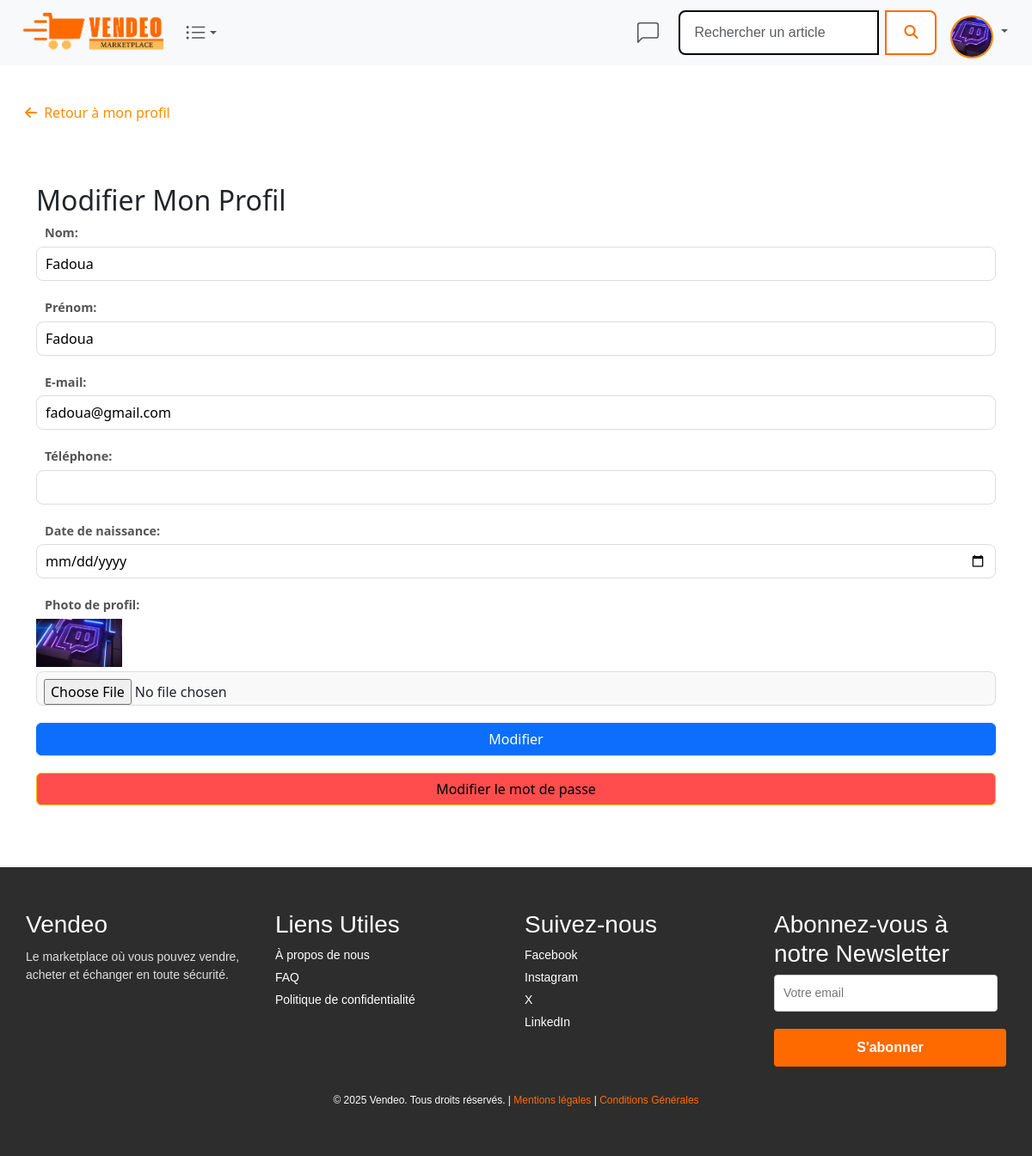
/connect/setting.php (signed in), run on the app's committed database.
### tables this page shows
CREATE TABLE IF NOT EXISTS `tbl_users` (
  `id_user` int NOT NULL AUTO_INCREMENT,
  `nom_user` varchar(40) NOT NULL,
  `prenom_user` varchar(40) NOT NULL,
  `surname_user` varchar(50) DEFAULT NULL,
  `mail_user` varchar(50) NOT NULL,
  `phone_user` varchar(20) DEFAULT NULL,
  `birthday_user` date DEFAULT NULL,
  `password_user` varchar(250) NOT NULL,
  `role_user` int NOT NULL DEFAULT '0',
  `avatar_user` varchar(500) DEFAULT NULL,
  `createdate_user` datetime NOT NULL,
  `modifdate_user` datetime NOT NULL,
  `active_user` int NOT NULL DEFAULT '1',
  PRIMARY KEY (`id_user`),
  UNIQUE KEY `mail_user` (`mail_user`),
  UNIQUE KEY `unique_mail_user` (`mail_user`),
  KEY `fk_role` (`role_user`)
);

### connect/setting.php (the view, shortened to what this page needs)
<?php
$page = 'settingaccount';
$profileUrl = '';
if (isset($_SESSION['role_user'])) {
    if ($_SESSION['role_user'] == 0) {
        $profileUrl = '/marketplace/connect/buyer/moncompte.php';
    } elseif ($_SESSION['role_user'] == 1) {
        $profileUrl = '/marketplace/connect/seller/moncompte.php';
    } elseif ($_SESSION['role_user'] == 2) {
        $profileUrl = '/marketplace/connect/admin/compteadmin.php';
    }
}
?>
<?php include('head.php'); ?>
<?php include('../nav.php'); ?>
<br><br><br><br>
<a href="<?= $profileUrl ?>" class="btn btn-link top-1 start-0 m-3" style="color:darkorange; text-decoration: none;"><i class="fas fa-arrow-left me-1"></i> Retour à mon profil</a>
<div class="container mt-5">
    <h2>Modifier Mon Profil</h2>
    <form action="setting.php" method="POST" enctype="multipart/form-data">
        <div class="coolinput">
            <label for="nom">Nom:</label>
            <input type="text" name="nom" class="input" value="<?php echo htmlspecialchars($user['nom_user'] ?? ''); ?>" required>
        </div>
        <div class="coolinput">
            <label for="prenom">Prénom:</label>
            <input type="text" name="prenom" class="input" value="<?php echo htmlspecialchars($user['prenom_user'] ?? ''); ?>" required>
        </div>
        <div class="coolinput">
            <label for="email">E-mail:</label>
            <input type="email" name="email" class="input" value="<?php echo htmlspecialchars($user['mail_user'] ?? ''); ?>" required>
        </div>
        <div class="coolinput">
            <label for="phone">Téléphone:</label>
            <input type="text" name="phone" class="input" value="<?php echo htmlspecialchars($user['phone_user'] ?? ''); ?>">
        </div>
        <div class="coolinput">
            <label for="birthday">Date de naissance:</label>
            <input type="date" name="birthday" class="input"
                value="<?php echo htmlspecialchars($user['birthday_user'] ?? ''); ?>"
                max="<?php echo date('Y-m-d', strtotime('-12 years')); ?>"
                min="<?php echo date('Y-m-d', strtotime('-120 years')); ?>">
        </div>
        <div class="coolinput">
            <label for="avatar">Photo de profil:</label>
            <?php if (!empty($user['avatar_user'])) : ?>
                <img src="/marketplace/uploads/<?php echo htmlspecialchars($user['avatar_user']); ?>" alt="Avatar actuel" width="100">
            <?php endif; ?>
            <input type="file" name="avatar" class="input">
        </div>
        <button type="submit" class="btn btn-primary">Modifier</button>
        <button type="submit" name="reset_password" class="btn btn-warning">Modifier le mot de passe</button>
    </form>
</div>
<br><br><br>
<?php include('../footer.php'); ?>

### nav.php (shortened to what this page needs)
<nav class="navbar fixed-top navbar-expand-lg bg-body-tertiary" >
      <div class="container-fluid">
        <a href="/marketplace/accueil.php" class="navbar-brand" style="padding-right:0;"><img img src="/marketplace/uploads/logo.png" width="25%" alt="logo" class="logo"></a>
        <div class="collapse navbar-collapse" id="navbarNav">
          <ul class="navbar-nav me-auto">
            <?php
            require_once __DIR__ . '/connect/connect.php';
            ?>
            <li class="nav-item dropdown">
              <a class="d-flex align-items-center justify-content-center nav-link dropdown-toggle <?php if($page == 'categories') echo 'active'; ?>" href="#" role="button" data-bs-toggle="dropdown" aria-expanded="false">
              </a>
            </li>
          </ul>
          <ul class="navbar-nav ms-auto d-flex align-items-center">
            <li class="nav-item d-flex align-items-center">
              <a style="margin-right:15px" class="d-flex align-items-center justify-content-center nav-link <?php if($page == 'Chat') {echo 'active';}?>" href="/marketplace/messagerie.php">
              </a>
            </li>
            <li>
            <form action = "/marketplace/category/bdr/verif-form.php" method = "get" class="w-100 me-3" style="max-width: 300px;">
              <div class="input-group connectsearch">
                <input class="connectform form-control me-2" type="search" name="terme" placeholder="Rechercher un article" aria-label="Search">
                <button type="submit" name="s" value="Rechercher" class="connectbtn btn btn-dark">
                  <i class="fa-solid fa-magnifying-glass"></i>
                </button>
              </div>
            </form>
            </li>
            <?php if (isset($_SESSION['id_user'])): ?>
            <?php
            $stmt = $db->prepare("SELECT * FROM tbl_users WHERE id_user = ?");
            $stmt->execute([$_SESSION['id_user']]);
            $user = $stmt->fetch(PDO::FETCH_ASSOC);
            $storedPath = $user['avatar_user'] ?? '';
            if (!empty($storedPath) && strpos($storedPath, 'C:/wamp64/www') !== false) {
                $relativePath = str_replace('C:/wamp64/www', '', $storedPath);
            } else {
                $relativePath = "/marketplace/uploads/" . $storedPath;
            }
            $fullPath = $_SERVER['DOCUMENT_ROOT'] . $relativePath;
            if (!empty($storedPath) && file_exists($fullPath)) {
                $avatarUrl = $relativePath;
            } else {
                $avatarUrl = "https://cdn-icons-png.flaticon.com/512/63/63699.png";
            }
            ?>
            <li class="nav-item dropdown d-flex align-items-center me-3">
                <a class="nav-link dropdown-toggle p-0" href="#" id="profileDropdown" role="button" data-bs-toggle="dropdown" aria-expanded="false" style="border: none; background: none;">
                    <img src="<?= $avatarUrl ?>" alt="Profil" class="rounded-circle avatar" style="width:50px; height:50px; object-fit:cover;">
                </a>
            </li>
        <?php endif; ?>
          </ul>
        </div>
      </div>
    </nav>

### css/connect.css (style rules this page uses)
a { text-decoration: none; color: black; }
.input { background: none; border: 0; outline: 0; height: 40px; width: 100%; border-bottom: 1px solid #eee; font-size: .9rem; padding: 8px 15px; }
form { display: flex; flex-direction: column; gap: 20px; }
.coolinput { display: flex; flex-direction: column; gap: 5px; }
.coolinput label { font-size: 0.9rem; color: #555; font-weight: 600; margin-left: 10px; }
.coolinput input { padding: 10px; font-size: 1rem; border: 1px solid #ddd; border-radius: 8px; outline: none; transition: border-color 0.3s ease; }
.coolinput input[type="file"] { padding: 8px; background-color: #f9f9f9; }
button { background-color: #ff8800; color: #fff; border: none; border-radius: 8px; padding: 12px 20px; font-size: 1rem; font-weight: 600; cursor: pointer; transition: background-color 0.3s ease; }
button[type="submit"][name="reset_password"] { background-color: #ff4d4d; }
img.avatar { border-radius: 50%; margin-top: 10px; border: 2px solid #ff8800; }
.navbar .connectsearch .connectbtn { border-radius: 8px; padding: 12px 20px; background-color: white; border: 2px solid #ff6a00; color: #ff6a00; font-weight: 600; transition: all 0.3s ease; }
.navbar-brand img.logo { max-height: 50px; width: auto; }
.navbar .connectform { padding: 12px 16px; border: 2px solid #000; border-radius: 8px 0 0 8px; background-color: white; color: #1e1e1e; box-shadow: none; flex-grow: 1; }
.navbar { font-family: 'Poppins', sans-serif; margin: 25; padding: 25; box-sizing: border-box; }
.navbar .connectsearch { width: 100%; max-width: 400px; display: flex; justify-content: center; }
.navbar .connectsearch { display: flex; width: 100%; }

### data on the page
tbl_users: avatar_user (picture), nom "Fadoua", prenom "Fadoua", email "fadoua@gmail.com"
